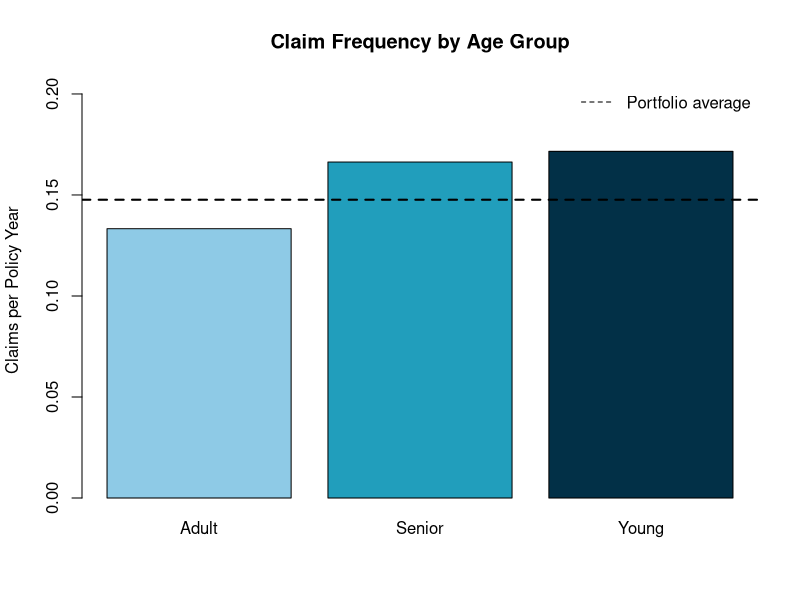

Recreate this plot in R.
# AUTO INSURANCE PRICING PROJECT

set.seed(2026)

n <- 3000
age_group <- sample(c("Young", "Adult", "Senior"), n, replace = TRUE, prob = c(0.25, 0.60, 0.15))
territory <- sample(c("Urban", "Suburban", "Rural"), n, replace = TRUE, prob = c(0.35, 0.45, 0.20))
vehicle_type <- sample(c("Sedan", "SUV"), n, replace = TRUE, prob = c(0.55, 0.45))
exposure <- round(runif(n, 0.70, 1.00), 2)

age_factor <- c(Young = 1.45, Adult = 1.00, Senior = 1.20)[age_group]
territory_factor <- c(Urban = 1.35, Suburban = 1.00, Rural = 0.80)[territory]
vehicle_freq_factor <- c(Sedan = 1.00, SUV = 1.10)[vehicle_type]
claim_count <- rpois(n, 0.11 * age_factor * territory_factor * vehicle_freq_factor * exposure)

vehicle_sev_factor <- c(Sedan = 1.00, SUV = 1.25)[vehicle_type]
territory_sev_factor <- c(Urban = 1.12, Suburban = 1.00, Rural = 0.92)[territory]
mean_severity <- 3600 * vehicle_sev_factor * territory_sev_factor
claim_amount <- ifelse(claim_count == 0, 0,
                       claim_count * rgamma(n, shape = 2.2, scale = mean_severity / 2.2))

auto <- data.frame(policy_id = sprintf("P%04d", 1:n), age_group, territory,
                   vehicle_type, exposure, claim_count, claim_amount = round(claim_amount, 2))
write.csv(auto, "auto_policy_data.csv", row.names = FALSE)

pricing_summary <- function(data, rating_variable) {
  group <- data[[rating_variable]]
  exposure <- tapply(data$exposure, group, sum)
  claims <- tapply(data$claim_count, group, sum)
  losses <- tapply(data$claim_amount, group, sum)
  result <- data.frame(
    rating_variable = rating_variable, group = names(exposure),
    exposure = round(as.numeric(exposure), 2), claims = as.numeric(claims),
    losses = round(as.numeric(losses), 2),
    claim_frequency = round(as.numeric(claims / exposure), 4),
    claim_severity = round(as.numeric(losses / claims), 2),
    pure_premium = round(as.numeric(losses / exposure), 2)
  )
  result$indicated_premium <- round(result$pure_premium / 0.70, 2)
  result
}

by_age <- pricing_summary(auto, "age_group")
by_territory <- pricing_summary(auto, "territory")
by_vehicle <- pricing_summary(auto, "vehicle_type")
summary_table <- rbind(by_age, by_territory, by_vehicle)
write.csv(summary_table, "pricing_summary.csv", row.names = FALSE)
print(summary_table)

portfolio_frequency <- sum(auto$claim_count) / sum(auto$exposure)
png("claim_frequency.png", width = 1000, height = 650)
barplot(by_age$claim_frequency, names.arg = by_age$group,
        col = c("#8ecae6", "#219ebc", "#023047"),
        main = "Claim Frequency by Age Group", ylab = "Claims per Policy Year",
        ylim = c(0, max(by_age$claim_frequency) * 1.2))
abline(h = portfolio_frequency, lty = 2, lwd = 2)
legend("topright", legend = "Portfolio average", lty = 2, bty = "n")
dev.off()
